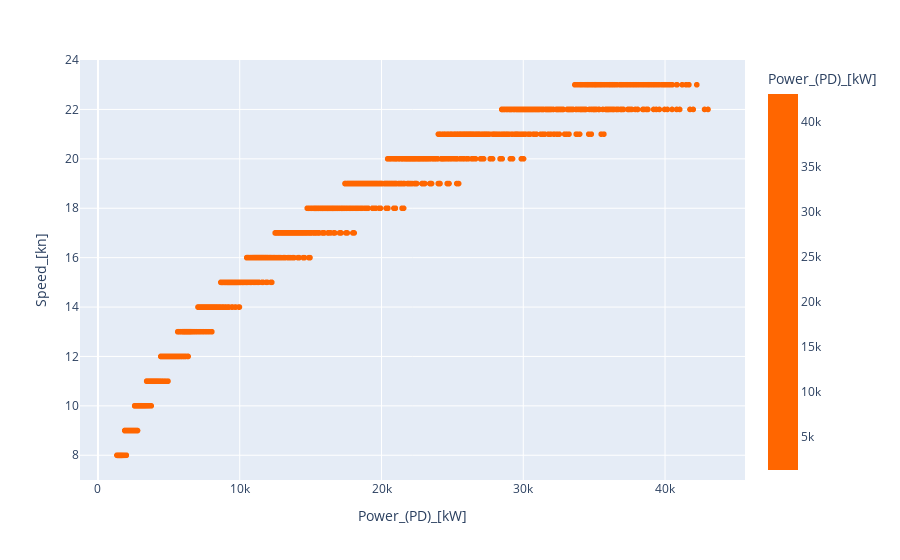

The notebook cell this image was saved under:
### Code cell
px.scatter(df, x='Power_(PD)_[kW]', y='Speed_[kn]', color = 'Power_(PD)_[kW]', color_continuous_scale=['#ff6600','#ff6600'])

### Figure 1 — Plotly figure (JSON) as saved in the notebook; plotly's stock layout.template omitted (floating-point values rounded to 4 significant figures; data arrays with more than 128 entries replaced by an {"elided": "..."} marker saying what was removed)
{"data": [{"hovertemplate": "Power_(PD)_[kW]=%{marker.color}<br>Speed_[kn]=%{y}<extra></extra>", "legendgroup": "", "marker": {"color": {"elided": "3550 float values"}, "coloraxis": "coloraxis", "symbol": "circle"}, "mode": "markers", "name": "", "showlegend": false, "type": "scattergl", "x": {"elided": "3550 float values"}, "xaxis": "x", "y": {"elided": "3550 int values"}, "yaxis": "y"}], "layout": {"coloraxis": {"colorbar": {"title": {"text": "Power_(PD)_[kW]"}}, "colorscale": [[0, "#ff6600"], [1, "#ff6600"]]}, "legend": {"tracegroupgap": 0}, "margin": {"t": 60}, "xaxis": {"anchor": "y", "domain": [0, 1], "title": {"text": "Power_(PD)_[kW]"}}, "yaxis": {"anchor": "x", "domain": [0, 1], "title": {"text": "Speed_[kn]"}}}}
